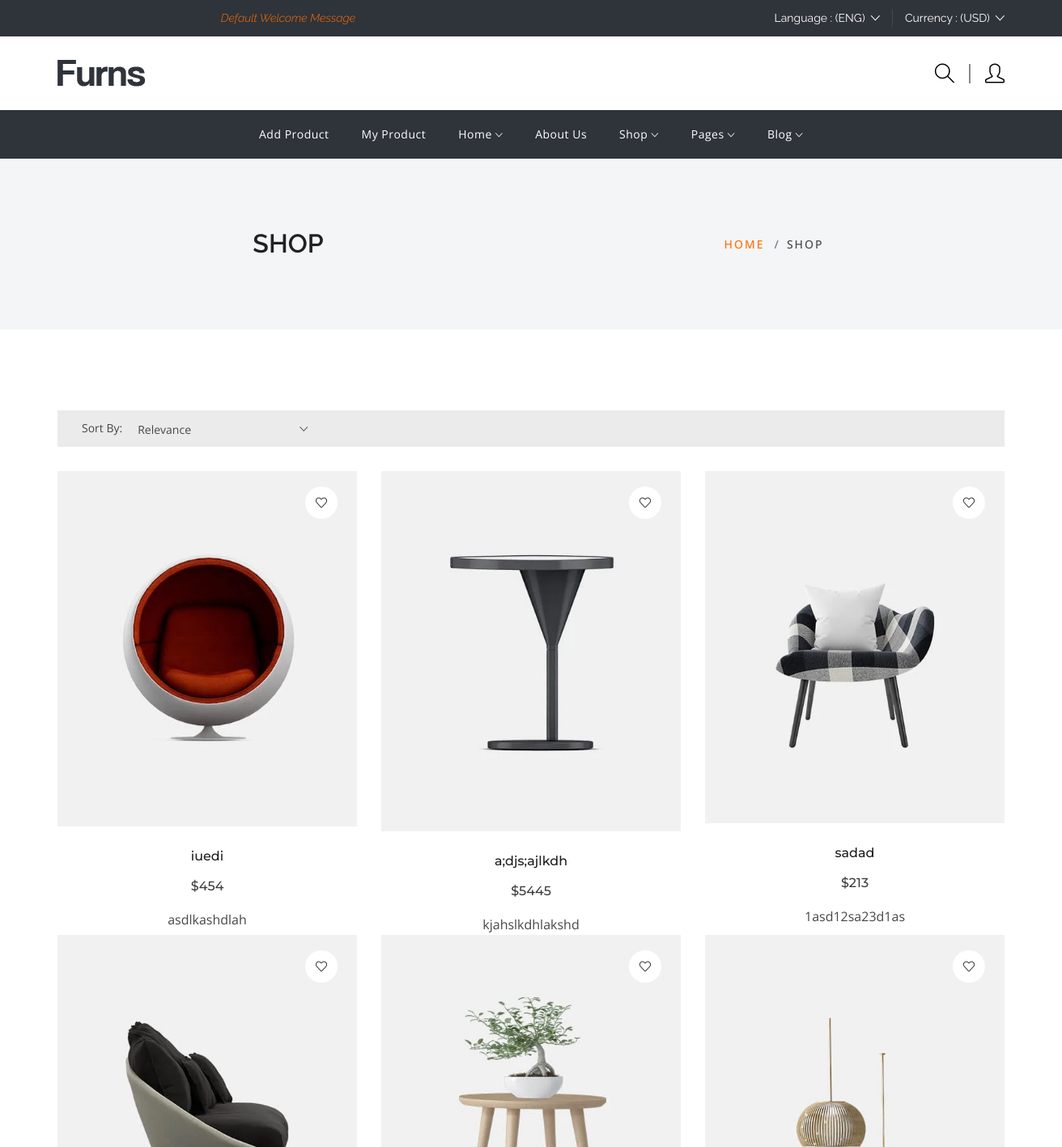
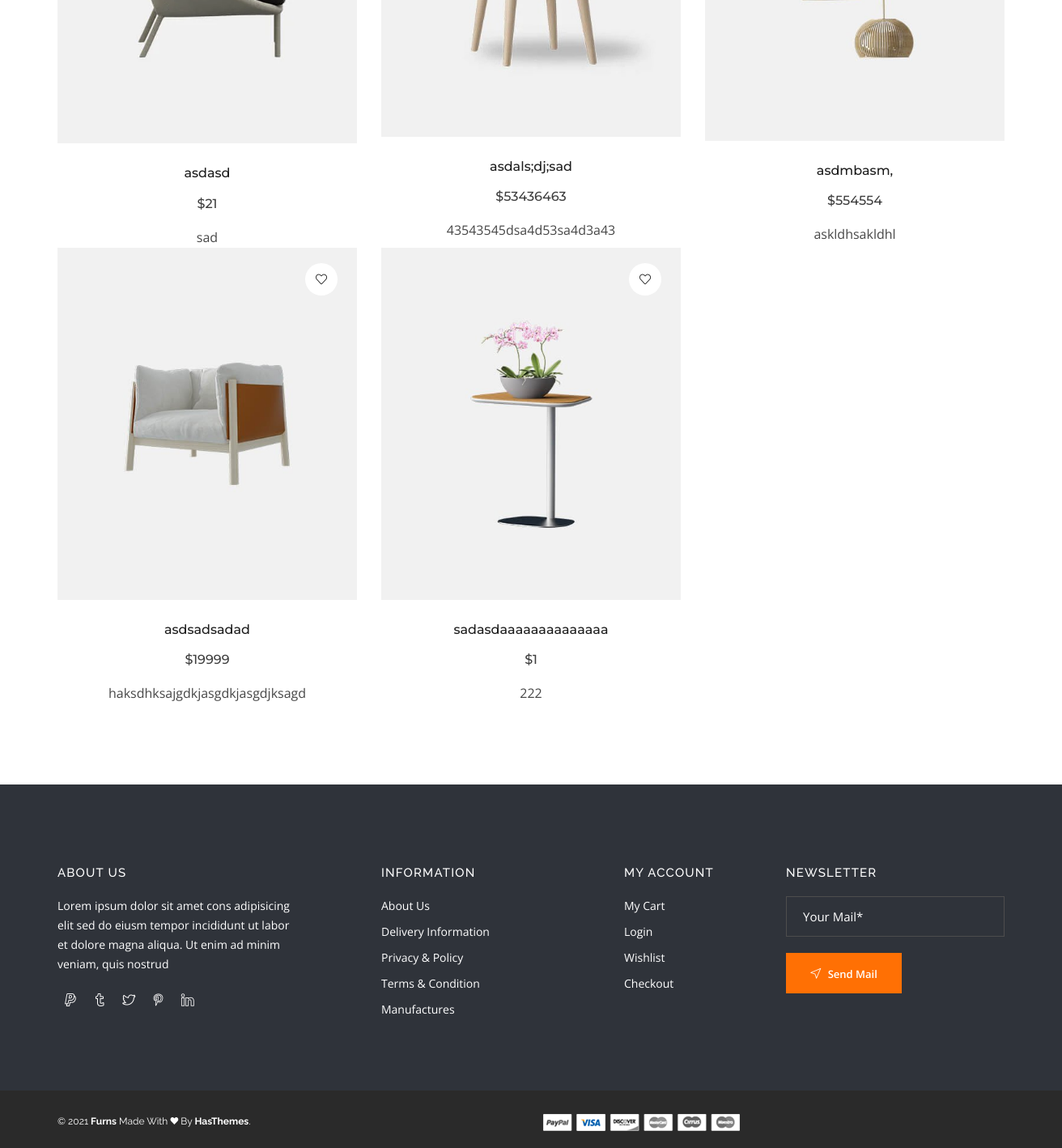
/project/shopcolumn/, run on the app's committed database (2 pictures, top to bottom).
### project/models.py (models this page shows)
class Product ( models.Model ):
    name = models.CharField ( max_length=25 )
    price = models.IntegerField ()
    count = models.IntegerField ()
    description = models.TextField ()
    user = models.ForeignKey ( User, on_delete=models.CASCADE )

class Photo ( models.Model ):
    product = models.ForeignKey ( Product, on_delete=models.CASCADE,
                                  related_name="photo" )
    photo_url = models.ImageField ( upload_to="images" )

### project/views.py (the view)
def shopcolumn(request):
    product = Product.objects.all ().prefetch_related ( 'photo' )
    return render ( request, "shopcolumn.html", {'product': product} )

### project/templates/shopcolumn.html (shortened to what this page needs)
{% extends "layout.html" %}
{% load static %}
{%block content%}
    <div class="breadcrumb-area">
        <div class="container">
            <div class="row">
                <div class="col-12">
                    <div class="row breadcrumb_box  align-items-center">
                        <div class="col-lg-6 col-md-6 col-sm-12 text-center text-md-start">
                            <h2 class="breadcrumb-title">Shop</h2>
                        </div>
                        <div class="col-lg-6  col-md-6 col-sm-12">
                            <ul class="breadcrumb-list text-center text-md-end">
                                <li class="breadcrumb-item"><a href="{%url 'index' %}">Home</a></li>
                                <li class="breadcrumb-item active">Shop</li>
                            </ul>
                        </div>
                    </div>
                </div>
            </div>
        </div>
    </div>
    <div class="shop-category-area pb-100px pt-70px">
        <div class="container">
            <div class="row">
                <div class="col-lg-12  col-md-12">
                    <div class="shop-top-bar d-flex">
                        <div class="select-shoing-wrap d-flex align-items-center">
                            <div class="shot-product">
                                <p>Sort By:</p>
                            </div>
                            <div class="shop-select">
                            </div>
                        </div>
                    </div>
                    <div class="shop-bottom-area">
                        <div class="row">
                            {%for i in product%}
                            <div class="col-lg-4 col-md-6 col-sm-6 col-xs-6" data-aos="fade-up" data-aos-delay="200">
                                <div class="product mb-25px">
                                    <div class="thumb">
                                        <a href="shop-left-sidebar.html" class="image">
                                            <img src="/media/{{i.photo.first.photo_url}}" alt="Product" />
                                        </a>
                                        <div class="actions">
                                            <button @click="wish({{infoo.id}})"><a class="action wishlist" ><i class="icon-heart"></i></a></button>
                                        </div>
                                    </div>
                                    <div class="content">
                                        <h5 class="title"><a href="#">{{i.name}}</a></h5>
                                        <span class="price">
                                            <span class="new">${{i.price}}</span>
                                        </span>
                                            <span class="new">{{i.description}}</span>
                                    </div>
                                </div>
                            </div>
                            {%endfor%}
                        </div>
                    </div>
                </div>
            </div>
        </div>
    </div>
{%endblock%}

### data on the page
Product: photo.first.photo_url (picture), name "iuedi", price "454", description "asdlkashdlah"
Product: photo.first.photo_url (picture), name "a;djs;ajlkdh", price "5445", description "kjahslkdhlakshd"
Product: photo.first.photo_url (picture), name "sadad", price "213", description "1asd12sa23d1as"
Product: photo.first.photo_url (picture), name "asdasd", price "21", description "sad"
Product: photo.first.photo_url (picture), name "asdals;dj;sad", price "53436463", description "43543545dsa4d53sa4d3a43"
Product: photo.first.photo_url (picture), name "asdmbasm,", price "554554", description "askldhsakldhl"
Product: photo.first.photo_url (picture), name "asdsadsadad", price "19999", description "haksdhksajgdkjasgdkjasgdjksagd"
Product: photo.first.photo_url (picture), name "sadasdaaaaaaaaaaaaaa", price "1", description "222"
